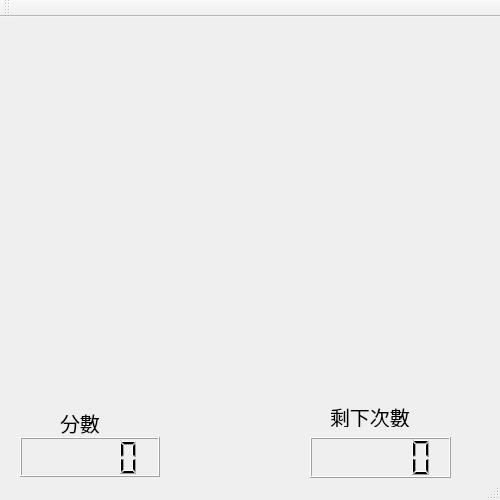
<?xml version="1.0" encoding="UTF-8"?>
<ui version="4.0">
 <class>MainWindow</class>
 <widget class="QMainWindow" name="MainWindow">
  <property name="geometry">
   <rect>
    <x>0</x>
    <y>0</y>
    <width>500</width>
    <height>500</height>
   </rect>
  </property>
  <property name="windowTitle">
   <string>MainWindow</string>
  </property>
  <widget class="QWidget" name="centralWidget">
   <widget class="QLCDNumber" name="lcdNumber">
    <property name="geometry">
     <rect>
      <x>20</x>
      <y>420</y>
      <width>140</width>
      <height>40</height>
     </rect>
    </property>
   </widget>
   <widget class="QLCDNumber" name="lcdNumber_2">
    <property name="geometry">
     <rect>
      <x>310</x>
      <y>420</y>
      <width>141</width>
      <height>41</height>
     </rect>
    </property>
   </widget>
   <widget class="QLabel" name="label">
    <property name="geometry">
     <rect>
      <x>330</x>
      <y>390</y>
      <width>111</width>
      <height>20</height>
     </rect>
    </property>
    <property name="font">
     <font>
      <pointsize>15</pointsize>
     </font>
    </property>
    <property name="text">
     <string>剩下次數</string>
    </property>
   </widget>
   <widget class="QLabel" name="label_2">
    <property name="geometry">
     <rect>
      <x>60</x>
      <y>390</y>
      <width>81</width>
      <height>31</height>
     </rect>
    </property>
    <property name="font">
     <font>
      <pointsize>15</pointsize>
     </font>
    </property>
    <property name="text">
     <string>分數</string>
    </property>
   </widget>
  </widget>
  <widget class="QMenuBar" name="menuBar">
   <property name="geometry">
    <rect>
     <x>0</x>
     <y>0</y>
     <width>500</width>
     <height>21</height>
    </rect>
   </property>
  </widget>
  <widget class="QToolBar" name="mainToolBar">
   <attribute name="toolBarArea">
    <enum>TopToolBarArea</enum>
   </attribute>
   <attribute name="toolBarBreak">
    <bool>false</bool>
   </attribute>
  </widget>
  <widget class="QStatusBar" name="statusBar"/>
 </widget>
 <layoutdefault spacing="6" margin="11"/>
 <resources/>
 <connections/>
</ui>
